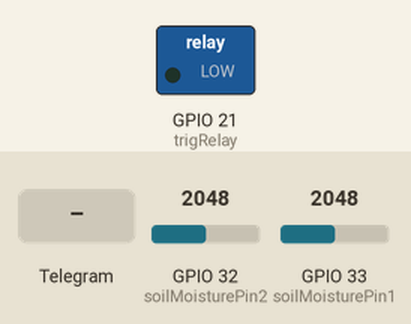
This sketch was run on a simulated ESP32. Shown: switched loads named in the sketch (green lamp = pin HIGH). The test bench sets the inputs (shaded band); at power-on: GPIO 32 (soilMoisturePin2) = 2048, GPIO 33 (soilMoisturePin1) = 2048. WiFi joins after 1.5 s; servers stay silent unless stated; what the sketch prints to the serial monitor is not drawn.

Above: at 3.8 s.
3.9 s: Telegram message "/setActive" received
At 11.7 s:
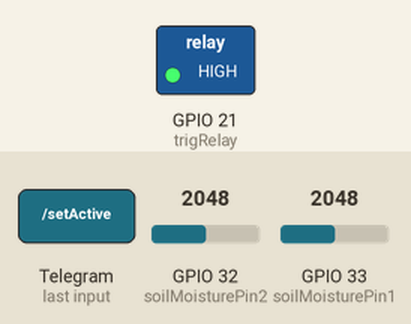
12.4 s: Telegram message "/setLazy" received
Timing chart, 0 to 15.4 s (numbered marks = the images above; inputs shaded):
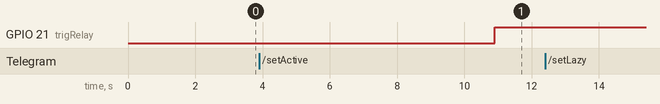

The sketch:

planter.ino
```cpp
#include <WiFi.h>
#include <UniversalTelegramBot.h>
#include <WiFiClientSecure.h>

// Replace with your network credentials
//const char* ssid = "ABDUL RAHMAN";
//const char* password = "58150812";
// const char* ssid = "Pakdiyaa2";
// const char* password = "belikodata";
const char* ssid = "dyinii";
const char* password = "12345678";

// Replace with your Telegram BOT API token
const char* BOTtoken = "7479955281:AAEVEQwbw8high8CmAlub9Z8oam2Z7Um_eY";

// Replace with your Telegram chat ID
const char* chat_id = "6228744854";

// Define the analog pin
const short soilMoisturePin1 = 33;
const short soilMoisturePin2 = 32;
const short trigRelay = 21;

// Mode definitions
enum Mode { ACTIVE, LAZY };
Mode currentMode = LAZY;
bool startSiram = false;

WiFiClientSecure client;
UniversalTelegramBot bot(BOTtoken, client);

unsigned long lastTime = 0;
unsigned long timerDelay = 10000;

String allCommand = "/checkMode untuk mengecek Mode\n\n/setActive untuk mengaktifkan Mode Active\n\n/setLazy untuk mengaktifkan Mode Lazy\n\n/check untuk mengecek kelembapan tanah\n\n/startSiram untuk memulai penyiraman\n\n/checkCommand untuk mengetahui semua perintah yang tersedia\n";

void setup() {
  Serial.begin(115200);

  // Connect to Wi-Fi
  WiFi.begin(ssid, password);
  Serial.print("Connecting to WiFi..");
  while (WiFi.status() != WL_CONNECTED) {
    delay(1000);
    Serial.print(".");
  }
  Serial.println("Connected to WiFi");

  client.setInsecure(); // Disable SSL certificate verification

  pinMode(soilMoisturePin1, INPUT);
  pinMode(soilMoisturePin2, INPUT);
  pinMode(trigRelay, OUTPUT);

  digitalWrite(trigRelay, LOW);

  Serial.println("========== [BOT STARTED] ==========");
  String startingMessage = "=== [BOT started with ";
  startingMessage = (currentMode == ACTIVE) ? startingMessage + "ACTIVE Mode" : startingMessage + "LAZY Mode";
  startingMessage = startingMessage + "] ===";
  bot.sendMessage(chat_id, startingMessage, "");
  bot.sendMessage(chat_id, allCommand, "");
}

void loop() {
  if (millis() - lastTime > timerDelay) {
    int numNewMessages = bot.getUpdates(bot.last_message_received + 1);
    while (numNewMessages) {
      handleNewMessages(numNewMessages);
      numNewMessages = bot.getUpdates(bot.last_message_received + 1);
    }

    if (currentMode == ACTIVE) {
      autoWater();
    } else if (currentMode == LAZY) {
      lazyWater();
    }

    lastTime = millis();
  }
}

void autoWater() {
  short sensorValue1 = analogRead(soilMoisturePin1);
  short sensorValue2 = analogRead(soilMoisturePin2);

  Serial.println("========== [ACTIVE MODE] ==========");
  Serial.print("Soil Moisture Sensor Value 1: ");
  Serial.println(sensorValue1);
  Serial.print("Soil Moisture Sensor Value 2: ");
  Serial.println(sensorValue2);

  // if(sensorValue1 > 3000 || sensorValue2 > 3000) {
  if(sensorValue1 > 1800 || sensorValue2 > 1800) {
    digitalWrite(trigRelay, HIGH);
    startSiram = true;
    Serial.println("========== Pompa Menyala ==========");
    String message = "Tanah kering! Pompa dinyalakan.\n";
    message = message + "Soil Moisture Sensor Value 1: " + String(sensorValue1) + "\n" +
                        "Soil Moisture Sensor Value 2: " + String(sensorValue2);
    bot.sendMessage(chat_id, message, "");
  }

  // if (startSiram && sensorValue1 < 3000 && sensorValue2 < 3000) {
  if (startSiram && sensorValue1 < 1800 && sensorValue2 < 1800) {
    digitalWrite(trigRelay, LOW);
    Serial.println("========== Pompa Mati ==========");
    String message = "Tanah telah basah! Pompa dimatikan.\n";
    message = message + "Soil Moisture Sensor Value 1: " + String(sensorValue1) + "\n" +
                        "Soil Moisture Sensor Value 2: " + String(sensorValue2);
    bot.sendMessage(chat_id, message, "");
    startSiram = false;
  }
}

void lazyWater() {
  short sensorValue1 = analogRead(soilMoisturePin1);
  short sensorValue2 = analogRead(soilMoisturePin2);

  Serial.println("========== [LAZY MODE] ==========");
  Serial.print("Soil Moisture Sensor Value 1: ");
  Serial.println(sensorValue1);
  Serial.print("Soil Moisture Sensor Value 2: ");
  Serial.println(sensorValue2);

  // if(sensorValue1 > 3000 || sensorValue2 > 3000) {
  if(sensorValue1 > 1800 || sensorValue2 > 1800) {
    String message = "Tanah kering! Butuh penyiraman.\n";
    message = message + "Soil Moisture Sensor Value 1: " + String(sensorValue1) + "\n" +
                        "Soil Moisture Sensor Value 2: " + String(sensorValue2);
    bot.sendMessage(chat_id, message, "");
    Serial.println("========== Tanah Kering ==========");
  } else {
    digitalWrite(trigRelay, LOW);
    Serial.println("========== Tanah Basah ==========");
  }

  if (startSiram) {
    digitalWrite(trigRelay, HIGH);
    Serial.println("========== Pompa Menyala ==========");

    // if (sensorValue1 < 3000 && sensorValue2 < 3000) {
    if (sensorValue1 < 1800 && sensorValue2 < 1800) {
      digitalWrite(trigRelay, LOW);
      String message = "Tanah sudah disiram.";
      bot.sendMessage(chat_id, message, "");
      message = "Tanah kering! Butuh penyiraman.\n";
      message = message + "Soil Moisture Sensor Value 1: " + String(sensorValue1) + "\n" +
                        "Soil Moisture Sensor Value 2: " + String(sensorValue2);
      bot.sendMessage(chat_id, message, "");
      Serial.println("========== Pompa Mati ==========");
      startSiram = false;
    }
  }
}

void handleNewMessages(int numNewMessages) {
  for (int i = 0; i < numNewMessages; i++) {
    String chat_id = String(bot.messages[i].chat_id);
    String text = bot.messages[i].text;

    if (text == "/setActive") {
      currentMode = ACTIVE;
      bot.sendMessage(chat_id, "Mode diatur ke ACTIVE", "");
    } else if (text == "/setLazy") {
      currentMode = LAZY;
      bot.sendMessage(chat_id, "Mode diatur ke LAZY", "");
    } else if (text == "/checkMode") {
      String modeStatus = (currentMode == ACTIVE) ? "Mode ACTIVE" : "Mode LAZY";
      bot.sendMessage(chat_id, "Current mode: " + modeStatus, "");
    } else if (text == "/check") {
      short sensorValue1 = analogRead(soilMoisturePin1);
      short sensorValue2 = analogRead(soilMoisturePin2);
      String message = "Soil Moisture Sensor Value 1: " + String(sensorValue1) + "\n" +
                       "Soil Moisture Sensor Value 2: " + String(sensorValue2);
      bot.sendMessage(chat_id, message, "");
    } else if (text == "/startSiram") {
      startSiram = true;
      bot.sendMessage(chat_id, "Penyiraman dimulai", "");
    }
    // else if (text == "/stopSiram") {
    //   startSiram = false;
    //   bot.sendMessage(chat_id, "Penyiraman selesai", "");
    // }
    else if(text == "/checkCommand") {
      bot.sendMessage(chat_id, allCommand, "");
    }
  }
}
```

Measured:
- after the input at 3.9 s, GPIO 21 (trigRelay): LOW → HIGH after 7.0 s
- after the input at 12.4 s, every drawn part: stays the same
